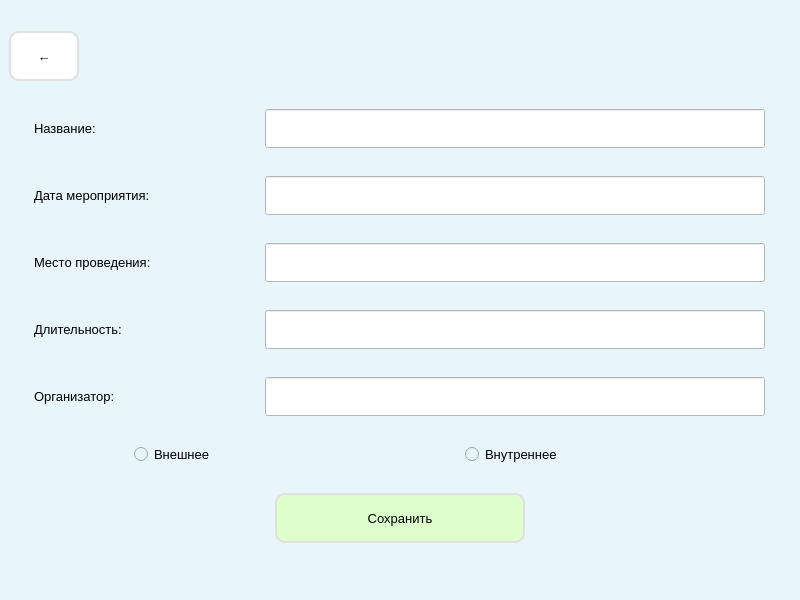
<?xml version="1.0" encoding="UTF-8"?>
<ui version="4.0">
 <class>MainWindow</class>
 <widget class="QMainWindow" name="MainWindow">
  <property name="geometry">
   <rect>
    <x>0</x>
    <y>0</y>
    <width>800</width>
    <height>600</height>
   </rect>
  </property>
  <property name="minimumSize">
   <size>
    <width>800</width>
    <height>600</height>
   </size>
  </property>
  <property name="maximumSize">
   <size>
    <width>800</width>
    <height>600</height>
   </size>
  </property>
  <property name="windowTitle">
   <string>Редактирование мероприятия</string>
  </property>
  <property name="styleSheet">
   <string notr="true">background-color: rgb(232, 245, 250);</string>
  </property>
  <widget class="QWidget" name="centralwidget">
   <layout class="QVBoxLayout" name="verticalLayout_2">
    <item>
     <layout class="QHBoxLayout" name="horizontalLayout_9">
      <item>
       <widget class="QPushButton" name="back_but">
        <property name="minimumSize">
         <size>
          <width>70</width>
          <height>50</height>
         </size>
        </property>
        <property name="maximumSize">
         <size>
          <width>70</width>
          <height>50</height>
         </size>
        </property>
        <property name="font">
         <font>
          <pointsize>10</pointsize>
         </font>
        </property>
        <property name="styleSheet">
         <string notr="true">QPushButton{
background-color: rgb(255, 255, 255);
border: 2px solid #E0E0E0;
border-radius: 10px;
}
QPushButton:hover{
background-color: rgb(216, 228, 250);
border: 2px solid #A0A0A0;
}
QPushButton:pressed{
border: 2px solid #404040;
}
</string>
        </property>
        <property name="text">
         <string>←</string>
        </property>
       </widget>
      </item>
      <item>
       <spacer name="horizontalSpacer">
        <property name="orientation">
         <enum>Qt::Horizontal</enum>
        </property>
        <property name="sizeHint" stdset="0">
         <size>
          <width>40</width>
          <height>20</height>
         </size>
        </property>
       </spacer>
      </item>
     </layout>
    </item>
    <item>
     <layout class="QHBoxLayout" name="horizontalLayout_10">
      <item>
       <widget class="QLabel" name="label">
        <property name="minimumSize">
         <size>
          <width>200</width>
          <height>0</height>
         </size>
        </property>
        <property name="maximumSize">
         <size>
          <width>200</width>
          <height>16777215</height>
         </size>
        </property>
        <property name="font">
         <font>
          <pointsize>10</pointsize>
         </font>
        </property>
        <property name="text">
         <string>Название:</string>
        </property>
       </widget>
      </item>
      <item>
       <widget class="QLineEdit" name="name_event">
        <property name="minimumSize">
         <size>
          <width>500</width>
          <height>0</height>
         </size>
        </property>
        <property name="maximumSize">
         <size>
          <width>500</width>
          <height>16777215</height>
         </size>
        </property>
        <property name="font">
         <font>
          <pointsize>20</pointsize>
         </font>
        </property>
        <property name="styleSheet">
         <string notr="true">background-color: rgb(255, 255, 255);</string>
        </property>
       </widget>
      </item>
     </layout>
    </item>
    <item>
     <layout class="QHBoxLayout" name="horizontalLayout_11">
      <item>
       <widget class="QLabel" name="label_2">
        <property name="minimumSize">
         <size>
          <width>200</width>
          <height>0</height>
         </size>
        </property>
        <property name="maximumSize">
         <size>
          <width>200</width>
          <height>16777215</height>
         </size>
        </property>
        <property name="font">
         <font>
          <pointsize>10</pointsize>
         </font>
        </property>
        <property name="text">
         <string>Дата мероприятия:</string>
        </property>
       </widget>
      </item>
      <item>
       <widget class="QLineEdit" name="date_event">
        <property name="minimumSize">
         <size>
          <width>500</width>
          <height>0</height>
         </size>
        </property>
        <property name="maximumSize">
         <size>
          <width>500</width>
          <height>16777215</height>
         </size>
        </property>
        <property name="font">
         <font>
          <pointsize>20</pointsize>
         </font>
        </property>
        <property name="styleSheet">
         <string notr="true">background-color: rgb(255, 255, 255);</string>
        </property>
       </widget>
      </item>
     </layout>
    </item>
    <item>
     <layout class="QHBoxLayout" name="horizontalLayout_12">
      <item>
       <widget class="QLabel" name="label_3">
        <property name="minimumSize">
         <size>
          <width>200</width>
          <height>0</height>
         </size>
        </property>
        <property name="maximumSize">
         <size>
          <width>200</width>
          <height>16777215</height>
         </size>
        </property>
        <property name="font">
         <font>
          <pointsize>10</pointsize>
         </font>
        </property>
        <property name="text">
         <string>Место проведения:</string>
        </property>
       </widget>
      </item>
      <item>
       <widget class="QLineEdit" name="input_platform">
        <property name="minimumSize">
         <size>
          <width>500</width>
          <height>0</height>
         </size>
        </property>
        <property name="maximumSize">
         <size>
          <width>500</width>
          <height>16777215</height>
         </size>
        </property>
        <property name="font">
         <font>
          <pointsize>20</pointsize>
         </font>
        </property>
        <property name="styleSheet">
         <string notr="true">background-color: rgb(255, 255, 255);</string>
        </property>
       </widget>
      </item>
     </layout>
    </item>
    <item>
     <layout class="QHBoxLayout" name="horizontalLayout_13">
      <item>
       <widget class="QLabel" name="label_4">
        <property name="minimumSize">
         <size>
          <width>200</width>
          <height>0</height>
         </size>
        </property>
        <property name="maximumSize">
         <size>
          <width>200</width>
          <height>16777215</height>
         </size>
        </property>
        <property name="font">
         <font>
          <pointsize>10</pointsize>
         </font>
        </property>
        <property name="text">
         <string>Длительность:</string>
        </property>
       </widget>
      </item>
      <item>
       <widget class="QLineEdit" name="hours_event">
        <property name="minimumSize">
         <size>
          <width>500</width>
          <height>0</height>
         </size>
        </property>
        <property name="maximumSize">
         <size>
          <width>500</width>
          <height>16777215</height>
         </size>
        </property>
        <property name="font">
         <font>
          <pointsize>20</pointsize>
         </font>
        </property>
        <property name="styleSheet">
         <string notr="true">background-color: rgb(255, 255, 255);</string>
        </property>
       </widget>
      </item>
     </layout>
    </item>
    <item>
     <layout class="QHBoxLayout" name="horizontalLayout_14">
      <item>
       <widget class="QLabel" name="label_5">
        <property name="minimumSize">
         <size>
          <width>200</width>
          <height>0</height>
         </size>
        </property>
        <property name="maximumSize">
         <size>
          <width>200</width>
          <height>16777215</height>
         </size>
        </property>
        <property name="font">
         <font>
          <pointsize>10</pointsize>
         </font>
        </property>
        <property name="text">
         <string>Организатор:</string>
        </property>
       </widget>
      </item>
      <item>
       <widget class="QLineEdit" name="author_event">
        <property name="minimumSize">
         <size>
          <width>500</width>
          <height>0</height>
         </size>
        </property>
        <property name="maximumSize">
         <size>
          <width>500</width>
          <height>16777215</height>
         </size>
        </property>
        <property name="font">
         <font>
          <pointsize>20</pointsize>
         </font>
        </property>
        <property name="styleSheet">
         <string notr="true">background-color: rgb(255, 255, 255);</string>
        </property>
       </widget>
      </item>
     </layout>
    </item>
    <item>
     <layout class="QHBoxLayout" name="horizontalLayout_15">
      <item>
       <widget class="QRadioButton" name="vnesh_radio">
        <property name="minimumSize">
         <size>
          <width>200</width>
          <height>0</height>
         </size>
        </property>
        <property name="maximumSize">
         <size>
          <width>200</width>
          <height>16777215</height>
         </size>
        </property>
        <property name="font">
         <font>
          <pointsize>10</pointsize>
         </font>
        </property>
        <property name="text">
         <string>Внешнее</string>
        </property>
       </widget>
      </item>
      <item>
       <widget class="QRadioButton" name="vnut_radio">
        <property name="minimumSize">
         <size>
          <width>200</width>
          <height>0</height>
         </size>
        </property>
        <property name="maximumSize">
         <size>
          <width>200</width>
          <height>16777215</height>
         </size>
        </property>
        <property name="font">
         <font>
          <pointsize>10</pointsize>
         </font>
        </property>
        <property name="layoutDirection">
         <enum>Qt::LeftToRight</enum>
        </property>
        <property name="text">
         <string>Внутреннее</string>
        </property>
       </widget>
      </item>
     </layout>
    </item>
    <item>
     <layout class="QHBoxLayout" name="horizontalLayout_16">
      <item>
       <widget class="QPushButton" name="save_but">
        <property name="minimumSize">
         <size>
          <width>250</width>
          <height>50</height>
         </size>
        </property>
        <property name="maximumSize">
         <size>
          <width>250</width>
          <height>50</height>
         </size>
        </property>
        <property name="font">
         <font>
          <pointsize>10</pointsize>
         </font>
        </property>
        <property name="styleSheet">
         <string notr="true">QPushButton{
background-color: rgb(221, 255, 204);
border: 2px solid #E0E0E0;
border-radius: 10px;
}
QPushButton:hover{
background-color: rgb(201, 255, 128);
border: 2px solid #A0A0A0;
}
QPushButton:pressed{
border: 2px solid #404040;
}</string>
        </property>
        <property name="text">
         <string>Сохранить</string>
        </property>
       </widget>
      </item>
     </layout>
    </item>
   </layout>
  </widget>
  <widget class="QMenuBar" name="menubar">
   <property name="geometry">
    <rect>
     <x>0</x>
     <y>0</y>
     <width>800</width>
     <height>18</height>
    </rect>
   </property>
  </widget>
  <widget class="QStatusBar" name="statusbar"/>
 </widget>
 <resources/>
 <connections/>
</ui>
